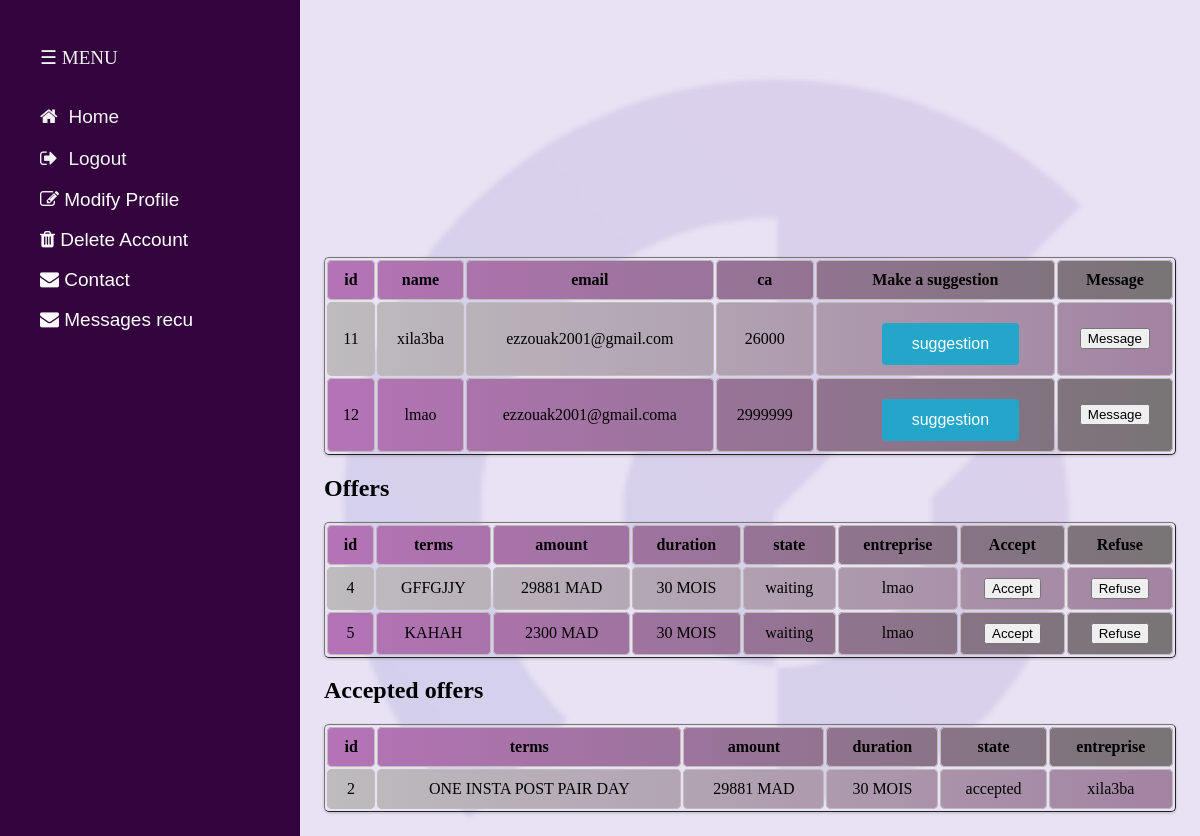
The page /influenceur.php (signed in) on the database as committed earlier.
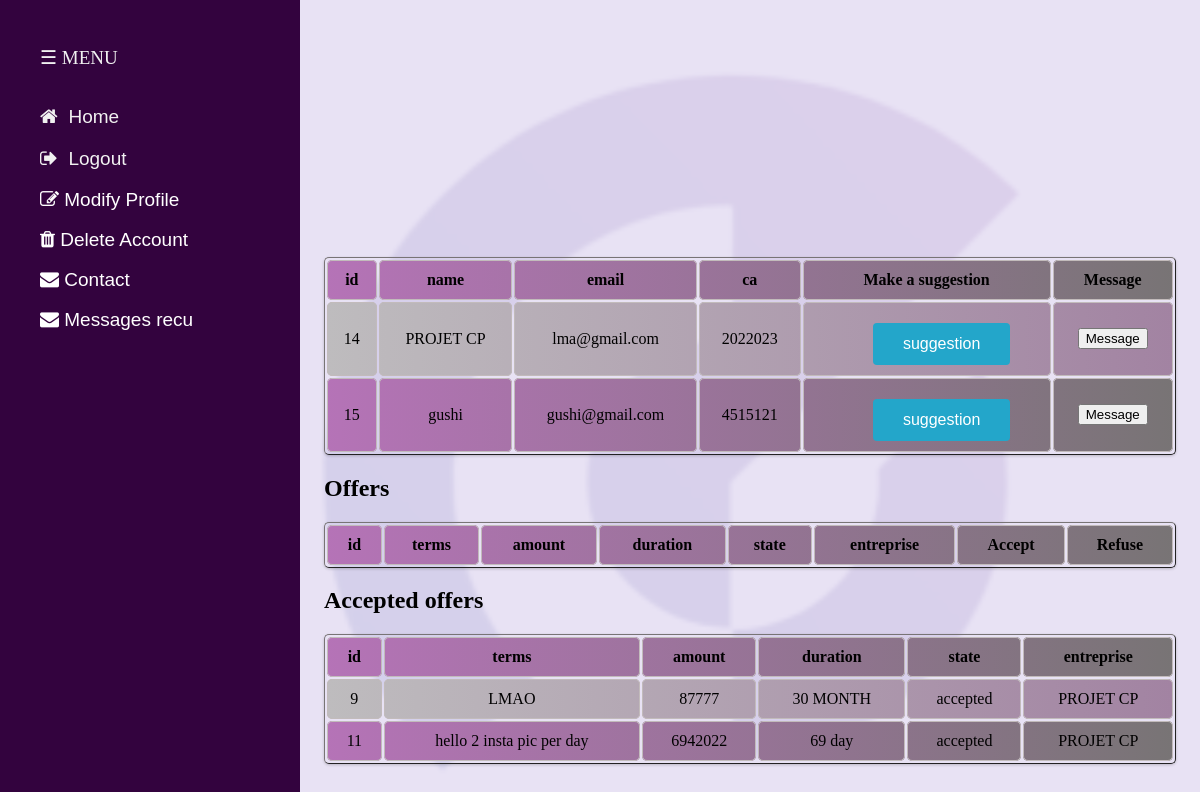
The same page on the database as committed later.
### tables this page shows
CREATE TABLE `entreprise` (
  `id` int(11) NOT NULL,
  `Name` varchar(255) NOT NULL,
  `logo` varchar(255) DEFAULT NULL,
  `ca` int(11) DEFAULT NULL,
  `email` char(255) NOT NULL,
  `password` char(255) NOT NULL
);

CREATE TABLE `offer` (
  `id` int(6) UNSIGNED NOT NULL,
  `id_influencer` int(6) NOT NULL,
  `id_entreprise` int(6) NOT NULL,
  `terms` text NOT NULL,
  `amount` tinytext NOT NULL,
  `duration` text NOT NULL,
  `reg_date` timestamp NOT NULL DEFAULT current_timestamp() ON UPDATE current_timestamp(),
  `state` varchar(255) NOT NULL
);

### influenceur.php (the view, shortened to what this page needs)
<?php
    if(!isset($_SESSION['email'])){
        header("Location: login.php");
        exit();
    }else{
        $email=$_SESSION['email'];
        $name= $_SESSION['firstname'].' ' .$_SESSION['Lastname'];
        $id=$_SESSION['id'];
    }
?>
<!DOCTYPE html>
<html lang="en">
<head>
    <link rel="stylesheet" href="https://cdnjs.cloudflare.com/ajax/libs/font-awesome/4.7.0/css/font-awesome.min.css">
</head>
<body>
    <h1>influenceur</h1>
    <h2> <?php echo $name; ?> </h2>
    <h2> <?php echo $email; ?> </h2>
    <h2> <?php echo $id; ?> </h2>
    <nav>
        <ul>
            <li>&#9776; MENU </li><br><br>
            <li><i class="fa fa-home"></i> <input type="button" value="Home"  onclick="window.location.href='Home.php'">
            </li><br>
            <li>
            <i class="fa fa-sign-out"></i>
                <input type="submit" value="Logout" onclick="window.location.href='logout.php'">
            </li><br>
            <li><a href="modifypfinf.php"><i class="fa fa-pencil-square-o"></i> Modify Profile</a>
            </li><br>
            <li><a href="delete.php"><i class="fa fa-trash"></i> Delete Account</a>
            </li><br>
            <li>
            <a href="contact.php"><i class="fa fa-envelope"></i> Contact</a>
            </li><br>
            <li>
                <a href="messagerec.php"><i class="fa fa-envelope"></i> Messages recu</a>
            </li><br>
        </ul>
    </nav>
</body>
</html>
<div class="main">
<?php
include 'database.php';
$sql = "SELECT * FROM entreprise";
$result = $conn->query($sql);
    echo "<table border='1'>
    <tr>
    <th>id</th>
    <th>name</th>
    <th>email</th>
    <th>ca</th>
    <th>Make a suggestion </th>
    <th>Message</th>
    </tr>";
    while($row = $result->fetch_assoc()) {
        echo "<tr>";
        echo "<td>" . $row['id'] . "</td>";
        echo "<td>" . $row['Name'] . "</td>";
        echo "<td>" . $row['email'] . "</td>";
        echo "<td>" . $row['ca'] . "</td>";
        echo "<td>";
        echo "<form method='post'>";
        echo "<button type='button' class='suggestion-btn'>suggestion</button>";
        echo "</form>";
        echo "</td>";
        echo "<td>";
        echo "<form method='post'>";
        echo "<button type='submit' name='message'>Message</button>";
        echo "</form>";
        echo "</td>";
        echo "</tr>";
    }
    echo "</table>";
    $sql = "SELECT offer.id, offer.terms, offer.amount, offer.duration, offer.state, entreprise.name FROM offer INNER JOIN entreprise ON offer.id_entreprise = entreprise.id WHERE offer.id_influencer = $id AND offer.state = 'waiting'";
    $result=mysqli_query($conn, $sql);
    echo "<h2>Offers</h2>";
    echo "<table border='1'>
    <tr>
    <th>id</th>
    <th>terms</th>
    <th>amount</th>
    <th>duration</th>
    <th>state</th>
    <th>entreprise</th>
    <th>Accept</th>
    <th>Refuse</th>
    </tr>";
    if($result->num_rows > 0) {
        while($row = $result->fetch_assoc()) {
            echo "<tr>";
            echo "<td>" . $row['id'] . "</td>";
            echo "<td>" . $row['terms'] . "</td>";
            echo "<td>" . $row['amount'] . "</td>";
            echo "<td>" . $row['duration'] . "</td>";
            echo "<td>" . $row['state'] . "</td>";
            echo "<td>" . $row['name'] . "</td>";
            echo "<td>";
            echo "<form method='post'>";
            echo "<button type='submit' name='accept'>Accept</button>";
            echo "</form>";
            echo "</td>";
            echo "<td>";
            echo "<form method='post'>";
            echo "<button type='submit' name='refuse'>Refuse</button>";
            echo "</form>";
            echo "</td>";
            echo "</tr>";
        }
    }
    echo "</table>";
    echo "<h2>Accepted offers</h2>";
    $sql = "SELECT offer.id, offer.terms, offer.amount, offer.duration, offer.state, entreprise.name FROM offer INNER JOIN entreprise ON offer.id_entreprise = entreprise.id WHERE offer.id_influencer = $id AND offer.state = 'accepted'";
    $result=mysqli_query($conn, $sql);
    echo "<table border='1'>
    <tr>
    <th>id</th>
    <th>terms</th>
    <th>amount</th>
    <th>duration</th>
    <th>state</th>
    <th>entreprise</th>
    </tr>";
    if($result->num_rows > 0) {
        while($row = $result->fetch_assoc()) {
            echo "<tr>";
            echo "<td>" . $row['id'] . "</td>";
            echo "<td>" . $row['terms'] . "</td>";
            echo "<td>" . $row['amount'] . "</td>";
            echo "<td>" . $row['duration'] . "</td>";
            echo "<td>" . $row['state'] . "</td>";
            echo "<td>" . $row['name'] . "</td>";
            echo "</tr>";
        }
    }
    echo "</table>";
?>
</body>
</html>
</div>

### influenceur.php (style rules this page uses)
body { background-image: url("bacg.png"); background-size: cover; }
nav { height: 100%; width: 300px; position: fixed; z-index: 1; top: 0; left: 0; background-color: #33033e; overflow: hidden; transition: 0.5s; padding-top: 30px; }
nav li a { color: white; text-decoration: none; font-family: Arial, Helvetica, sans-serif; }
input { color: #f1f1f1; background-color:#33033e ; border: none; font-size: 19px; font-family: Arial, Helvetica, sans-serif; }
.main { transition: margin-left .5s; padding: 16px; margin-left: 300px; }
li { color: #f1f1f1; font-size: 19px; }
ul { list-style-type: none; }
table { border-collapse: collapse; width: 100%; box-shadow: 0 1px 3px rgba(0, 0, 0, 0.2); border-collapse: separate; border-color: #787475; border-radius: 5px; margin-top: 20px; }
td, th { border: 1px solid #c2bbbb; border-radius: 5px; padding: 10px; text-align: center; }
tr:nth-child(odd) { background: linear-gradient(to right, #b573b7, #787475); }
tr:nth-child(even) { background: linear-gradient(to right, #bebcbe, #a283a2); }
.suggestion-btn { background-color: #23a6ca; border: none; border-radius: 4px; color: white; padding: 12px 30px; text-align: center; text-decoration: none; display: inline-block; font-size: 16px; cursor: pointer; margin-left: 30px; margin-top: 10px; }

Rows that differ between the two databases and show on the page:
removed entreprise: id "11", Name "xila3ba", email "ezzouak2001@gmail.com", ca "26000"
removed entreprise: id "12", Name "lmao", email "ezzouak2001@gmail.coma", ca "2999999"
removed offer: id "4", terms "GFFGJJY", amount "29881 MAD", duration "30 MOIS", state "waiting", id_entreprise.Name "lmao", shown under "Offers"
removed offer: id "5", terms "KAHAH", amount "2300 MAD", duration "30 MOIS", state "waiting", id_entreprise.Name "lmao", shown under "Offers"
removed offer: id "2", terms "ONE INSTA POST PAIR DAY", amount "29881 MAD", duration "30 MOIS", state "accepted", id_entreprise.Name "xila3ba", shown under "Accepted offers"
added entreprise: id "14", Name "PROJET CP", email "lma@gmail.com", ca "2022023"
added entreprise: id "15", Name "gushi", email "gushi@gmail.com", ca "4515121"
added offer: id "9", terms "LMAO", amount "87777", duration "30 MONTH", state "accepted", id_entreprise.Name "PROJET CP", shown under "Accepted offers"
added offer: id "11", terms "hello 2 insta pic per day", amount "6942022", duration "69 day", state "accepted", id_entreprise.Name "PROJET CP", shown under "Accepted offers"
